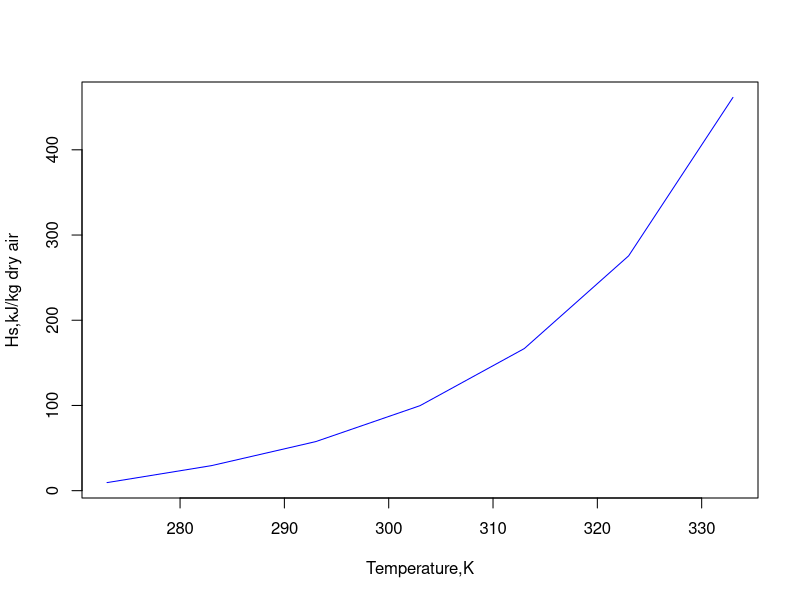

Write R code to recreate this figure.
#page:480
T_ref = 273
T = 303
P_total = 1
P_A = 4.24
M_A = 18.0
M_B = 29.0
C_A = 1.884
C_B = 1.005
lamda = 2502.3


P_total = P_total * 101.325
Y_s = P_A / (P_total - P_A) * (M_A / M_B)

print(round(Y_s, 3))
H_s = C_B * (T - T_ref) + Y_s * (C_A * (T - T_ref) + lamda)

print(round(H_s, 1))
x = c(273, 283, 293, 303, 313, 323, 333)
y = c(9.48, 29.36, 57.57, 99.75, 166.79, 275.58, 461.50)
a = plot(x, y,type = "l",xlab = "Temperature,K",ylab = "Hs,kJ/kg dry air",col = 'blue')
